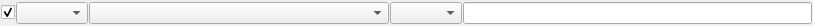
<?xml version="1.0" encoding="UTF-8"?>
<ui version="4.0">
 <class>TabularFilter</class>
 <widget class="QWidget" name="TabularFilter">
  <property name="geometry">
   <rect>
    <x>0</x>
    <y>0</y>
    <width>813</width>
    <height>26</height>
   </rect>
  </property>
  <property name="minimumSize">
   <size>
    <width>0</width>
    <height>26</height>
   </size>
  </property>
  <property name="windowTitle">
   <string>Form</string>
  </property>
  <layout class="QHBoxLayout" name="horizontalLayout">
   <property name="spacing">
  <number>1</number>
</property>
   <property name="leftMargin">
  <number>1</number>
</property>
   <property name="topMargin">
  <number>1</number>
</property>
   <property name="rightMargin">
  <number>1</number>
</property>
   <property name="bottomMargin">
  <number>1</number>
</property>
   <item>
    <widget class="QCheckBox" name="enabled">
     <property name="text">
      <string/>
     </property>
     <property name="checked">
      <bool>true</bool>
     </property>
    </widget>
   </item>
   <item>
    <widget class="QComboBox" name="relation"/>
   </item>
   <item>
    <widget class="QComboBox" name="column">
     <property name="minimumSize">
      <size>
       <width>300</width>
       <height>0</height>
      </size>
     </property>
    </widget>
   </item>
   <item>
    <widget class="QComboBox" name="op"/>
   </item>
   <item>
    <widget class="QLineEdit" name="target">
     <property name="clearButtonEnabled">
      <bool>false</bool>
     </property>
    </widget>
   </item>
  </layout>
 </widget>
 <resources/>
 <connections/>
</ui>
